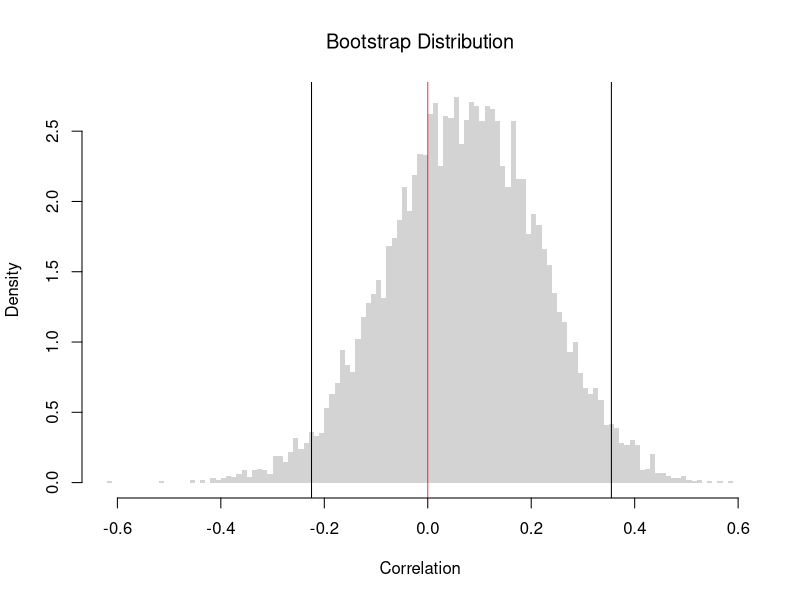
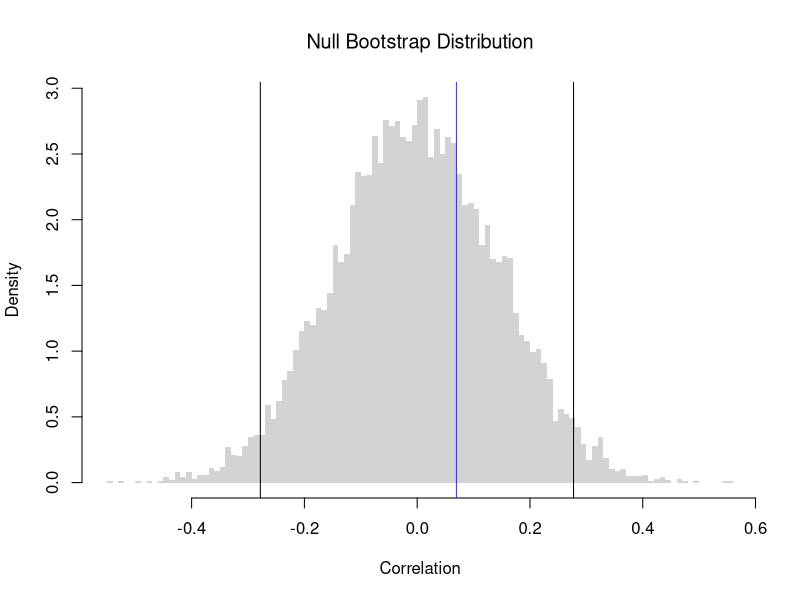
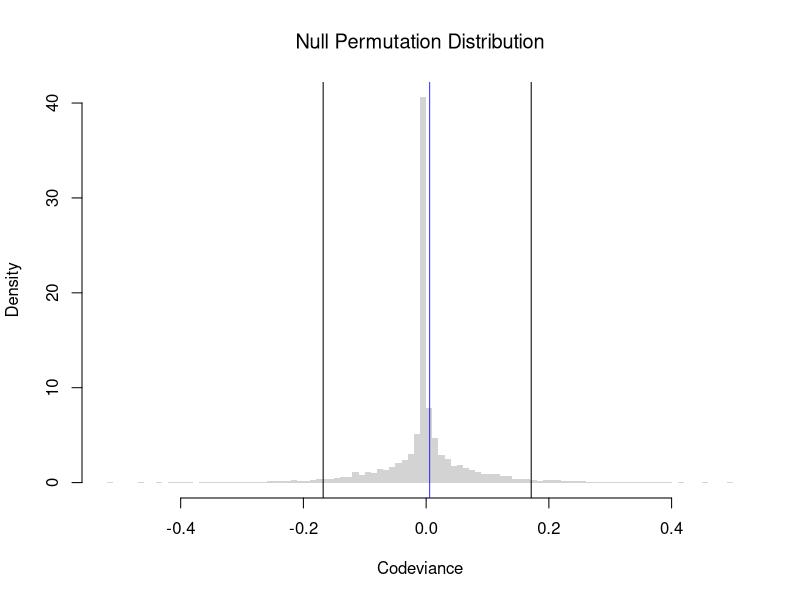
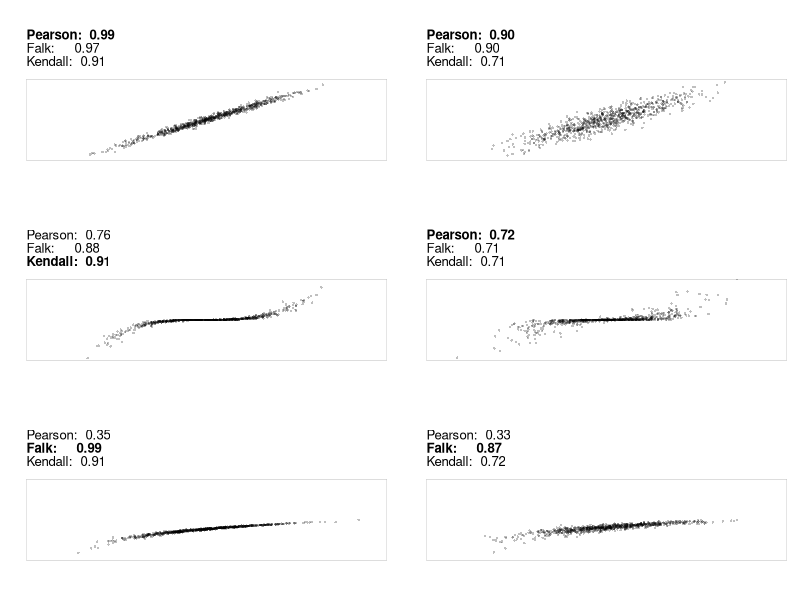

Source code (R) for these figures, in order:
## ---- chunk 1
# Create the Data
X <- c(0, 1, 2)
X
Y <- c(0.1, 0.3, 0.2)
Y

# Compute the Means
mX <- mean(X)
mY <- mean(Y)

# Compute the Deviances
dev_X <- X - mX
dev_Y <- Y - mY

# Compute the Covariance
cov_manual <-  sum(dev_X * dev_Y) / length(X)

# Compute the Standard Deviations
var_X <- sum(dev_X^2) / length(X)
sd_X <- sqrt(var_X)
var_Y <- sum(dev_Y^2) / length(Y)
sd_Y <- sqrt(var_Y)

# Compute the Correlation
cor_manual <- cov_manual / (sd_X * sd_Y)
cor_manual

# Verify with the built-in function
cor(X, Y)
## ---- chunk 2
# Load the Data
xy <- USArrests[, c('Murder', 'UrbanPop')]
xy_cor <- cor(xy[, 1], xy[, 2])
#plot(xy, pch=16, col=grey(0, .25))
    
# Bootstrap Distribution of Correlation
n <- nrow(xy)
bootstrap_cor <- rep(NA, 9999)
for(b in seq(bootstrap_cor) ){
    xy_b <- xy[sample(n, replace=TRUE), ]
    xy_cor_b <- cor(xy_b[, 1], xy_b[, 2])
    bootstrap_cor[b] <- xy_cor_b
}
hist(bootstrap_cor, breaks=100,
    border=NA, freq=FALSE,
    xlab='Correlation',
    main=NA)
title('Bootstrap Distribution', font.main=1)

## Test whether correlation is statistically different from 0
boot_ci <- quantile(bootstrap_cor, probs=c(0.025, 0.975))
abline(v=boot_ci)
abline(v=0, col=rgb(1, 0, 0, .8))
## ---- chunk 3
xy <- USArrests[, c('Murder', 'UrbanPop')]
xy_cor <- cor(xy[, 1], xy[, 2])
#plot(xy, pch=16, col=grey(0, .25))
    
# Null Bootstrap Distribution of Correlation
n <- nrow(xy)
null_bootstrap_cor <- rep(NA, 9999)
for(b in seq(null_bootstrap_cor) ){
    xy_b <- xy
    xy_b[, 'UrbanPop'] <- xy[sample(n, replace=TRUE), 'UrbanPop'] ## Reshuffle X
    xy_cor_b <- cor(xy_b[, 1], xy_b[, 2])
    null_bootstrap_cor[b] <- xy_cor_b
}
hist(null_bootstrap_cor, breaks=100,
    border=NA, freq=FALSE,
    xlab='Correlation',
    main=NA)
title('Null Bootstrap Distribution', font.main=1)

## Test whether correlation is statistically different from 0
boot_ci <- quantile(null_bootstrap_cor, probs=c(0.025, 0.975))
abline(v=boot_ci)
abline(v=xy_cor, col=rgb(0, 0, 1, .8))
## ---- chunk 4
codev <- function(xy) {
  # Compute medians for each column
  med <- apply(xy, 2, median)
  # Subtract the medians from each column
  xm <- sweep(xy, 2, med, '-')
  # Compute CoDev
  CoDev <- median(xm[, 1] * xm[, 2])
  # Compute the medians of absolute deviation
  MadProd <- prod( apply(abs(xm), 2, median) )
  # Return the robust correlation measure
  return( CoDev / MadProd)
}
xy_codev <- codev(xy)
xy_codev
## ---- chunk 5
xy_small <- cbind(X=c(1,2,3,4,5), Y=c(2,1,4,3,6))
codev(xy_small)
## ---- chunk 6
xy <- USArrests[, c('Murder', 'UrbanPop')]
xy_cor <- cor(xy[, 1], xy[, 2])
#plot(xy, pch=16, col=grey(0, .25))
    
# Null Permutation Distribution of Codeviance
n <- nrow(xy)
null_permutation_codev <- rep(NA, 9999)
for(b in seq(null_permutation_codev) ){
    xy_b <- xy
    xy_b[, 'UrbanPop'] <- xy[sample(n, replace=FALSE), 'UrbanPop'] ## Reshuffle X
    xy_codev_b <- codev(xy_b)
    null_permutation_codev[b] <- xy_codev_b
}
hist(null_permutation_codev, breaks=100,
    border=NA, freq=FALSE,
    xlab='Codeviance',
    main=NA)
title('Null Permutation Distribution', font.main=1)

## Test whether correlation is statistically different from 0
abline(v=quantile(null_permutation_codev, probs=c(0.025, 0.975)))
abline(v=xy_codev, col=rgb(0, 0, 1, .8))
## ---- chunk 7
xy <- USArrests[, c('Murder', 'UrbanPop')]
xy[, 1] <- rank(xy[, 1] )
xy[, 2] <- rank(xy[, 2] )
# plot(xy, pch=16, col=grey(0, .25))
KT <- cor(xy[, 1], xy[, 2], method = 'kendall')
round(KT, 3)
## ---- chunk 8
cor(c(1,2,3,4), c(1,3,2,4), method='kendall')
## ---- chunk 9
xy <- USArrests[, c('Murder', 'UrbanPop')]
KT <- cor(xy[, 1], xy[, 2], method='kendall')
## ---- chunk 10
#| fig-width: 8
#| fig-height: 8
## https://commons.wikimedia.org/wiki/File:Correlation_examples2.svg

MyPlot <- function(xy, xlim = c(-4, 4), ylim = c(-3, 3)) {
   plot(xy, main = NA, xlab = '', ylab = '',
        col = grey(0, .25), pch=16, cex=.5,
        xaxt = 'n', yaxt = 'n', bty = 'n',
        xlim = xlim, ylim = ylim)
    box(lwd=.1)
    
    cor1 <- cor(xy[, 1], xy[, 2])
    cor2 <- codev(xy)
    cor3 <- cor(xy[, 1], xy[, 2], method='kendall')
    cors <- c(cor1, cor2, cor3)
    
    #cor3 <- abs(generalCorr::gmcmtx0( xy[, c(1, 2)])[2])
    #cor4 <- Rfast::dcor( xy[, 1], xy[, 2])[[4]]
    #cor5 <- XICOR::xicor( xy[, 1], xy[, 2]) ## cor( xy[, 1], xy[, 2], method='kendall') 

    fm <- cors*0 + 1
    fm[which.max(abs(cors))] <- 2
    title(paste0('Pearson:  ',  formatC(cor1, digits=2, format='f')),
        line=3, adj=0, font.main=fm[1])
    title(paste0('Falk:     ',  formatC(cor2, digits=2, format='f')),
        line=2, adj=0, font.main=fm[2])    
    title(paste0('Kendall:  ',  formatC(cor3, digits=2, format='f')),
        line=1, adj=0, font.main=fm[3])
}

MvNormal <- function(n = 1000, cor, f) {
   for (i in cor) {
      sd = matrix(c(1, i, i, 1), ncol = 2)
      x = mvtnorm::rmvnorm(n, c(0, 0), sd)
      x[, 2] <- f(x[, 2])
      MyPlot(x)
   }
}

output <- function() {
   par(mfrow = c(3, 2), oma = c(0, 0, 0, 0), mar=c(3, 2, 6, 1))
   cor <- c(0.99, 0.9)
   MvNormal(800, cor, function(y){y});
   MvNormal(800, cor, function(y){(y/2)^3});
   MvNormal(800, cor, function(y){log( (y-min(y)+.Machine[['double.eps']])/(max(y)-min(y)) ) });
}
output()
## ---- chunk 11
xy <- USArrests[, c('Murder', 'UrbanPop')]
xy[, 1] <- cut(xy[, 1], 3)
xy[, 2] <- cut(xy[, 2], 4)
table(xy)

CV <- function(xy){
    # Create a contingency table from the categorical variables
    tbl <- table(xy)
    # Compute the chi-square statistic (without Yates' continuity correction)
    chi2 <- chisq.test(tbl, correct=FALSE)[['statistic']]
    # Total sample size
    n <- sum(tbl)
    # Compute the minimum degrees of freedom (min(rows-1, columns-1))
    df_min <- min(nrow(tbl) - 1, ncol(tbl) - 1)
    # Calculate Cramer's V
    V <- sqrt((chi2 / n) / df_min)
    return(V)
}
CV(xy)

# DescTools::CramerV( table(xy) )
## ---- chunk 12
# Observed 2x2 table
O <- rbind(degree    = c(employed=30, unemployed=10),
           no_degree = c(20, 40))
n <- sum(O)

# Expected counts under independence
E <- outer(rowSums(O), colSums(O)) / n

# Chi-square statistic and Cramer's V
chi2 <- sum((O - E)^2 / E)
df_min <- min(nrow(O)-1, ncol(O)-1)
c(chi2=chi2, CramerV=sqrt((chi2/n)/df_min))
